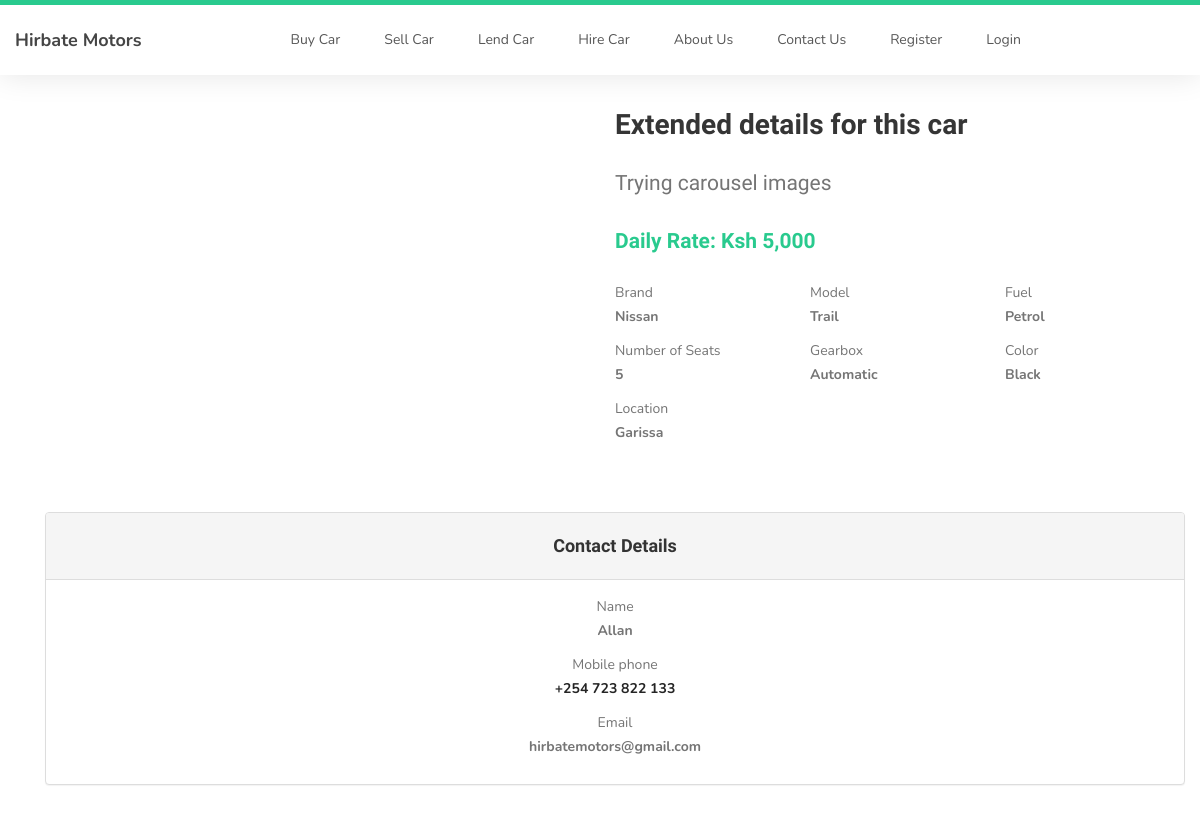
The page /2/full_carHire_details on the database its author committed.
### car_dealer/models.py (models this page shows, shortened)
class LendCar(db.Model):
    __tablename__ = 'lendcar'
    id = db.Column(db.Integer, primary_key=True)
    brand = db.Column(db.String(40), nullable=False)
    model = db.Column(db.String(40), nullable=False)
    gearbox = db.Column(db.String, nullable=False)
    color = db.Column(db.String, nullable=False)
    daily_rate = db.Column(db.Integer, nullable=False)
    fuel = db.Column(db.String, nullable=False)
    seats = db.Column(db.Integer, nullable=False)
    location = db.Column(db.String(30), nullable=False)
    description = db.Column(db.Text, nullable=False)
    is_approved = db.Column(db.Boolean, nullable=False, default=False)
    user_id = db.Column(db.Integer, db.ForeignKey('user.id'), nullable=False)
    photo_reference = db.relationship('HirePhotos', backref='Car', lazy=True)

class User(db.Model, UserMixin):
    id = db.Column(db.Integer, primary_key=True)
    username = db.Column(db.String(20), unique=True, nullable=False)
    email = db.Column(db.String(80), unique=True, nullable=False)
    password = db.Column(db.String(120), nullable=False)
    date_added = db.Column(db.DateTime, default=datetime.utcnow())
    is_admin = db.Column(db.Boolean, nullable=False, default=False)
    sale_reference = db.relationship('Car', backref='Owner', lazy=True)
    hire_reference = db.relationship('LendCar', backref='Owner', lazy=True)

### car_dealer/routes.py (the view)
@app.route('/<int:car_id>/full_carHire_details')
def car_for_hire_details(car_id):
    user = User.query.filter_by(is_admin=True).first()
    car_for_hire = LendCar.query.get_or_404(car_id)
    main_photos = []
    extra_photos = []
    car_photo = HirePhotos.query.filter_by(car_id=car_for_hire.id).all()
    if not car_photo:
        photo = 'default.jpeg'
    else:
        main_photos = car_photo[0]
        extra_photos = car_photo[1:]
    return render_template('car_hire_detail.html', title='About Page', car_for_hire=car_for_hire, user=user,
                           main_photos=main_photos, extra_photos=extra_photos)

### car_dealer/templates/car_hire_detail.html (shortened to what this page needs)
{% extends 'layout.html' %}
{% block content %}
     <section>
          <div class="container" style="margin-top: 10px">
               <div class="row">
                    <div class="col-md-6 col-xs-12">
                         {% if main_photos %}
                              <br>
                              <div class="row">
                                   {% for photo in extra_photos %}
                                   <div class="col-md-4 col-xs-12" id="zoomImage">
                                        <br>
                                   </div>
                                   {% endfor %}
                              </div>
                         {% else %}
                              <div>
                                   <img src="{{ url_for('static', filename='car_photos/' + 'default.jpeg') }}" alt="" class="img-responsive wc-image">
                              </div>
                         {% endif %}
                    </div>
                    <div class="col-md-6 col-xs-12">
                         <form action="#" method="post" class="form mt-4">
                              <h2>Extended details for this car</h2>
                              <p class="lead">{{ car_for_hire.description }}</p>
                              <p class="lead"><strong class="text-primary">Daily Rate: Ksh {{ "{:,.0f}".format(car_for_hire.daily_rate ) }}</strong></p>
                              <div class="row">
                                   <div class="col-md-4 col-sm-6">
                                        <p>
                                             <span>Brand</span>
                                             <br>
                                             <strong>{{ car_for_hire.brand }}</strong>
                                        </p>
                                   </div>
                                   <div class="col-md-4 col-sm-6">
                                        <p>
                                             <span> Model</span>
                                             <br>
                                             <strong>{{ car_for_hire.model }}</strong>
                                        </p>
                                   </div>
                                   <div class="col-md-4 col-sm-6">
                                        <p>
                                             <span>Fuel</span>
                                             <br>
                                             <strong>{{ car_for_hire.fuel }}</strong>
                                        </p>
                                   </div>
                                   <div class="col-md-4 col-sm-6">
                                        <p>
                                             <span>Number of Seats</span>
                                             <br>
                                             <strong>{{ car_for_hire.seats }}</strong>
                                        </p>
                                   </div>
                                   <div class="col-md-4 col-sm-6">
                                        <p>
                                             <span>Gearbox</span>
                                             <br>
                                             <strong>{{ car_for_hire.gearbox }}</strong>
                                        </p>
                                   </div>
                                   <div class="col-md-4 col-sm-6">
                                        <p>
                                             <span>Color</span>
                                             <br>
                                             <strong>{{ car_for_hire.color }}</strong>
                                        </p>
                                   </div>
                                   <div class="col-md-4 col-sm-6">
                                        <p>
                                             <span>Location</span>
                                             <br>
                                             <strong>{{ car_for_hire.location }}</strong>
                                        </p>
                                   </div>
                              </div>
                         </form>
                    </div>
               </div>
               <div class="row mt-4">
                    <div class="col-md-12">
                         <div class="container text-center">
                              <div class="panel panel-default">
                                   <div class="panel-heading">
                                        <h4>Contact Details</h4>
                                   </div>
                                   <div class="panel-body">
                                        <p>
                                             <span>Name</span>
                                             <br>
                                             <strong>{{user.username}}</strong>
                                        </p>
                                        <p>
                                             <span>Mobile phone</span>
                                             <br>
                                             <strong><a href="tel:456789123">+254 723 822 133</a></strong>
                                        </p>
                                        <p>
                                             <span>Email</span>
                                             <br>
                                             <strong>{{ user.email }}</a></strong>
                                        </p>
                                   </div>
                              </div>
                         </div>
                    </div>
               </div>
          </div>
     </section>
{% endblock content %}

### car_dealer/static/css/style.css (style rules this page uses)
body { background: #ffffff; font-family: 'Nunito', sans-serif; overflow-x: hidden; padding-top: 10px; }
h1,h2,h3,h4,h5,h6 { font-family: 'Muli', sans-serif; font-weight: bold; line-height: inherit; }
h2 { color: #353535; font-size: 2em; padding-bottom: 10px; }
p { color: #757575; font-size: 14px; font-weight: normal; line-height: 24px; }
html { -webkit-font-smoothing: antialiased; }
a { color: #252525; -webkit-transition: 0.5s; transition: 0.5s; text-decoration: none !important; }
a, input, button, .form-control { -webkit-transition: 0.5s; transition: 0.5s; }
section { position: relative; padding: 5px 0; }
.text-primary { color: #29ca8e; }
.lead { font-family: "Muli"; font-weight: 300; line-height: 1.8; }
section, .section-background .item, .section-background .courses-thumb, .section-background .team-thumb, main > section:nth-child(even) .item, main > section:nth-child(even) .courses-thumb, main > section:nth-child(even) .team-thumb, main > section { background: #fff; }
.col-md-12 { margin-top: 0.7rem; margin-bottom: 0.7rem; }
#zoomImage { width: 200px; height: 200px; margin: 0 auto; position: relative; }

### rows shown on the page
LendCar: description "Trying carousel images", daily_rate "5,000", brand "Nissan", model "Trail", fuel "Petrol", seats "5", gearbox "Automatic", color "Black", location "Garissa"
User: username "Allan", email "hirbatemotors@gmail.com"
